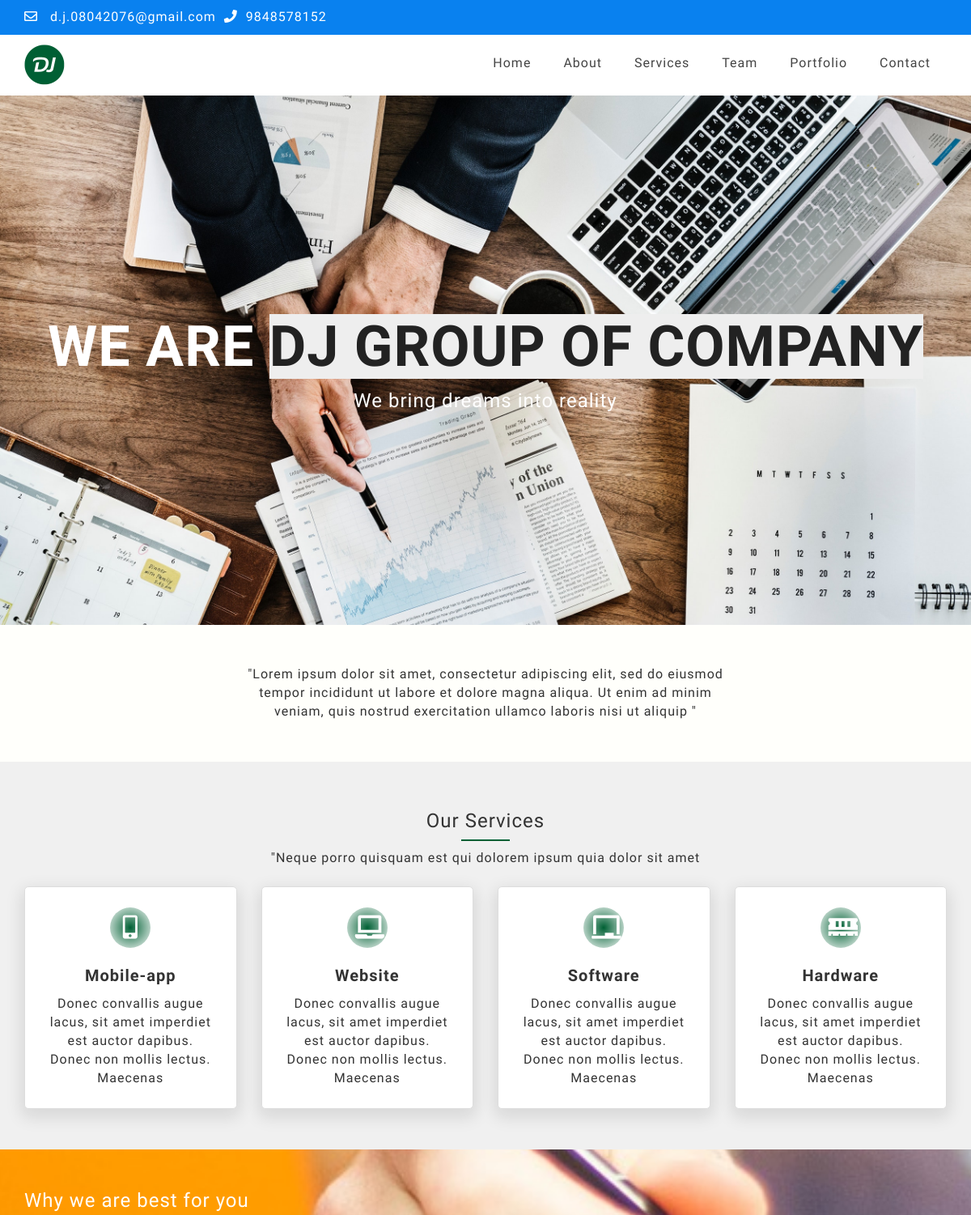
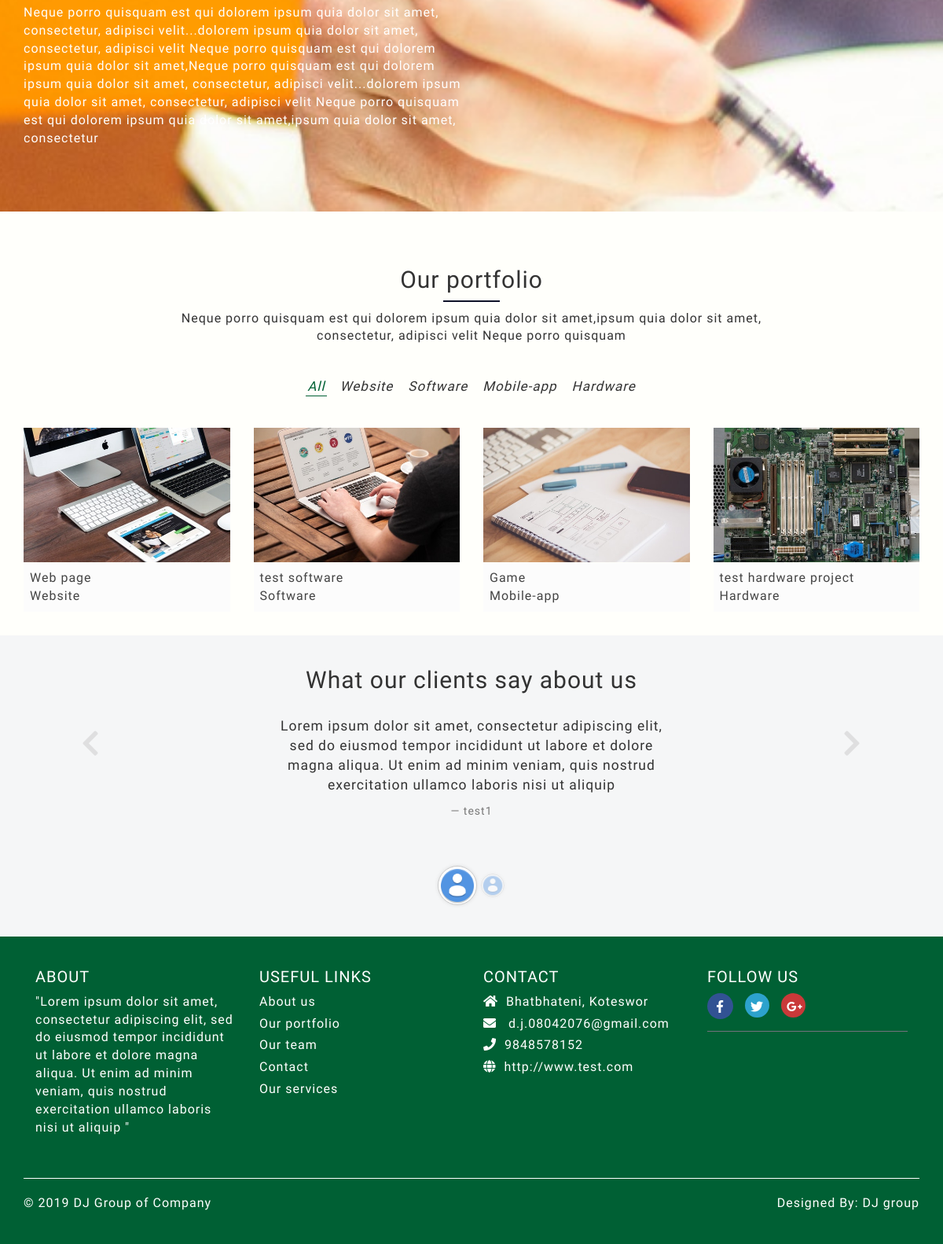
The page / on the database its author committed (2 pictures, top to bottom).
### djgroup/models.py (models this page shows, shortened)
class SiteSetting(models.Model):
    logo = models.ImageField(upload_to='sitesetting')
    number = models.IntegerField()
    email = models.EmailField()
    address = models.CharField(max_length=100)
    website = models.URLField()
    map_link = models.URLField()
    created = models.DateTimeField(auto_now_add=True)
    updated = models.DateTimeField(auto_now=True)
    class Meta:
        verbose_name_plural = 'Site Setting'
    def image_tag(self):
        if self.logo:
            return mark_safe('<img src="%s" style="width: 80px; height:80px;" />' % self.logo.url)
        else:
            return 'No Image Found'
    image_tag.short_description = 'Logo'

class Banner(models.Model):
    index = models.ImageField(upload_to='banners')
    about = models.ImageField(upload_to='banners')
    services = models.ImageField(upload_to='banners')
    team = models.ImageField(upload_to='banners')
    portfolio = models.ImageField(upload_to='banners')
    contact = models.ImageField(upload_to='banners')
    created = models.DateTimeField(auto_now_add=True)
    updated = models.DateTimeField(auto_now=True)
    class Meta:
        verbose_name_plural = 'Banners'
    def index_tag(self):
        if self.index:
            return mark_safe('<img src="%s" style="width: 80px; height:80px;" />' % self.index.url)
        else:
            return 'No Image Found'
    index_tag.short_description = 'Index Banner'
    def about_tag(self):
        if self.about:
            return mark_safe('<img src="%s" style="width: 80px; height:80px;" />' % self.about.url)
        else:
            return 'No Image Found'
    about_tag.short_description = 'About Banner'
    def services_tag(self):
        if self.services:
            return mark_safe('<img src="%s" style="width: 80px; height:80px;" />' % self.services.url)
        else:
            return 'No Image Found'
    services_tag.short_description = 'Services Banner'
    def team_tag(self):
        if self.team:
            return mark_safe('<img src="%s" style="width: 80px; height:80px;" />' % self.team.url)
        else:
            return 'No Image Found'
    team_tag.short_description = 'Team Banner'
    def portfolio_tag(self):
        if self.portfolio:
            return mark_safe('<img src="%s" style="width: 80px; height:80px;" />' % self.portfolio.url)
        else:
            return 'No Image Found'
    portfolio_tag.short_description = 'Portfolio Banner'
    def contact_tag(self):
        if self.contact:
            return mark_safe('<img src="%s" style="width: 80px; height:80px;" />' % self.contact.url)
        else:
            return 'No Image Found'
    contact_tag.short_description = 'Contact Banner'

class AboutUs(models.Model):
    description = models.TextField()
    mission = models.TextField()
    vision = models.TextField()
    strategy = models.TextField()
    goal = models.TextField()
    who_we_are = models.TextField()
    why_choose_us = models.TextField()
    what_we_do = models.TextField()
    how_we_work = models.TextField()
    best_for = models.TextField()
    bg_image = models.ImageField(upload_to='about', default=None)
    created = models.DateTimeField(auto_now_add=True)
    updated = models.DateTimeField(auto_now=True)
    class Meta:
        verbose_name_plural = 'About Us'

class ServiceType(models.Model):
    name = models.CharField(max_length=100)
    description = models.TextField()
    icon = models.CharField(max_length=100, default='fa fa-bars')
    created = models.DateTimeField(auto_now_add=True)
    updated = models.DateTimeField(auto_now=True)
    class Meta:
        verbose_name_plural = 'Types of services'

class Portfolio(models.Model):
    service_type = models.ForeignKey(ServiceType, on_delete=models.CASCADE)
    title = models.CharField(max_length=100)
    image = models.ImageField(upload_to='portfolio')
    created = models.DateTimeField(auto_now_add=True)
    updated = models.DateTimeField(auto_now=True)
    class Meta:
        verbose_name_plural = 'Portfolio of our work'
    def image_tag(self):
        if self.image:
            return mark_safe('<img src="%s" style="width: 80px; height:80px;" />' % self.image.url)
        else:
            return 'No Image Found'
    image_tag.short_description = 'Image'

class Testimonials(models.Model):
    name = models.CharField(max_length=100)
    description = models.TextField()
    created = models.DateTimeField(auto_now_add=True)
    updated = models.DateTimeField(auto_now=True)
    class Meta:
        verbose_name_plural = 'Testimonials of clients'

### djgroup/views.py (the view)
# urls.py: path('', views.index, name='index'),
def index(request):
    service_type = ServiceType.objects.all().order_by('-created')
    portfolio = Portfolio.objects.all().order_by('-created')
    testimonial = Testimonials.objects.all().order_by('-created')
    context = {'portfolios': portfolio,
               'service_types': service_type,
               'testimonials': testimonial}
    return render(request, 'djgroup/index.html', context)

### djgroup/context_processor.py (called while the page is built)
def site_setting(request):
    settings = SiteSetting.objects.all().order_by('-created')[0:1]
    abouts = AboutUs.objects.all().order_by('-created')[0:1]
    banners = Banner.objects.all().order_by('-created')[0:1]
    return {'settings': settings, 'abouts': abouts, 'banners': banners}

### templates/djgroup/index.html (shortened to what this page needs)
{% load static %}
<!DOCTYPE html>
<html>
<head>
	<link rel="stylesheet" href="https://use.fontawesome.com/releases/v5.3.1/css/all.css"
>
	<link rel="stylesheet" type="text/css" href="{% static 'css/bootstrap.min.css' %}">
	<link rel="stylesheet" type="text/css" href="{% static 'css/style.css' %}">
	<link rel="stylesheet" type="text/css" href="{% static 'css/animate.css' %}">
	<link rel="stylesheet" type="text/css" href="{% static 'css/cubeportfolio.min.css' %}">
	<link rel="stylesheet" type="text/css" href="{% static 'css/style1.css' %}">
	<link rel="stylesheet" type="text/css" href="{% static 'css/about.css' %}">
	<link rel="stylesheet" type="text/css" href="{% static 'css/team.css' %}">
	<link rel="stylesheet" type="text/css" href="{% static 'css/service.css' %}">
	<link rel="stylesheet" type="text/css" href="{% static 'css/portfolio.css' %}">
	<link rel="stylesheet" type="text/css" href="{% static 'css/responsive.css' %}">
	<link rel="stylesheet" type="text/css" href="{% static 'css/contact.css' %}">
</head>
<body>
	<header>
		<div class="header-top">
			<div class="container">
				<div class="row">
					<div class="ht-left">
						<div class="col-lg-6 col-md-6 col-sm-12 col-xs-12">
							<ul class="pull-left top-contact">
								{% for setting in settings %}
								<li><i class="far fa-envelope"></i><a href="mailto:{{ setting.email }}">
										{{ setting.email }}</a></li>
								<li><i class="fas fa-phone"></i>{{ setting.number }}</li>
							</ul>
							{% endfor %}
						</div>
					</div>
					<div class="col-lg-6 col-md-6 col-sm-6 col-xs-12">
					</div>
				</div>
			</div>
		</div>
		<div class="header-bottom">
			<div class="container">
				{% for setting in settings %}
				<div class="logo"><a href="{% url 'djgroup:index' %}"><img src="/media/{{ setting.logo }}"></a></div>
				{% endfor %}
				<nav>
					<ul>
						<li><a href="{% url 'djgroup:index' %}">Home</a></li>
						<li><a href="{% url 'djgroup:about' %}">About</a></li>
						<li class="sub-menu"><a href="{% url 'djgroup:service' %}">Services</a>
						</li>
						<li><a href="{% url 'djgroup:team' %}">Team</a></li>
						<li><a href="{% url 'djgroup:portfolio' %}">Portfolio</a>
						</li>
						<li><a href="{% url 'djgroup:contact' %}">Contact</a></li>
					</ul>
				</nav>
			</div>
		</div>
	</header>
	{% block content %}
	{% for banner in banners %}
	<div class="slide-text" style="background-image: url('/media/{{ banner.index }}');">
		{% endfor %}
		<div class="container">
			<h1 class="cd-headline letters type">
				<span>We are</span>
				<span class="cd-words-wrapper">
					<b class="is-visible">DJ Group of Company</b>
				</span>
			</h1>
			<p>We bring dreams into reality</p>
		</div>
	</div>
	<section class="about-us wow fadeInUp" data-wow-duration="2s" data-wow-delay="2s">
		{% for about in abouts %}
		<p>{{ about.description }}</p>
		{% endfor %}
	</section>
	<section class="service wow fadeInUp" data-wow-offset="3" data-wow-iteration="1">
		<h3>Our Services</h3>
		<div class="service-line"></div>
		<p>"Neque porro quisquam est qui dolorem ipsum quia dolor sit amet</p>
		<br>
		<div class="container">
			<div class="row">
				{% for service_type in service_types %}
				<div class="col-lg-3 col-md-3 col-sm-6 col-xs-12">
					<div class="service-box">
						<div class="service-icon"><i class="{{ service_type.icon }}"></i></div>
						<div class="service-title">{{ service_type.name }}</div>
						<div class="service-text">{{ service_type.description }}</div>
					</div>
				</div>
				{% endfor %}
			</div>
		</div>
	</section>
	<section class="why-us">
		<div class="container">
			<div class="why-content">
				<h3 class="why-title">Why we are best for you</h3>
				{% for about in abouts %}
				<div class="why-text">{{ about.best_for }}</div>
				{% endfor %}
			</div>
		</div>
	</section>
	<section class="project">
		<div class="container content-md">
			<div class="text-center">
				<h2>Our portfolio</h2>
				<div class="portfolio-line"></div>
				<p>Neque porro quisquam est qui dolorem ipsum quia dolor sit amet,ipsum quia dolor sit amet,
					consectetur, adipisci velit Neque porro quisquam</p>
			</div>
			<div class="sorting-block">
				<div class="content-xs">
					<ul class="sorting-nav sorting-nav-v1 text-center">
						<li class="filter" data-filter="all">All</li>
						{% for portfolio in portfolios %}
						<li class="filter" data-filter="{{ portfolio.service_type.name }}">
							{{ portfolio.service_type.name }}
						</li>
						{% endfor %}
					</ul>
				</div>
				<ul class="row sorting-grid">
					{% for portfolio in portfolios %}
					<li class="col-md-3 col-sm-6 col-xs-12 mix {{ portfolio.service_type.name }}">
						<a href="#">
							<img class="img-responsive" src="/media/{{ portfolio.image }}" alt="">
							<span class="sorting-cover">
								<span>{{ portfolio.title }}</span>
								<p>{{ portfolio.service_type.name }}</p>
							</span>
						</a>
					</li>
					{% endfor %}
				</ul>
			</div>
		</div>
	</section>
	<section class="testimonial">
		<div class="container">
			<div class="row">
				<h2 class="client-title">What our clients say about us</h2>
				<div class="col-md-12">
					<div class="carousel slide" data-ride="carousel" id="quote-carousel">
						<div class="carousel-inner text-center">
							{% for testimonial in testimonials %}
							{% if forloop.counter == 1 %}
							<div class="item active">
								<blockquote>
									<div class="row">
										<div class="col-sm-8 col-sm-offset-2">
											<p>{{testimonial.description}} </p>
											<small>{{testimonial.name}}</small>
										</div>
									</div>
								</blockquote>
							</div>
							{% endif %}
							{% endfor %}
						</div>
						<ol class="carousel-indicators">
							{% for testimonial in testimonials %}
							{% if forloop.counter0 == 0 %}
							<li data-target="#quote-carousel" data-slide-to="{{ forloop.counter0 }}" class="active"><img
									class="img-responsive " src="{% static 'img/testimonial.png' %}" alt="">
							</li>
							{% else %}
							<li data-target="#quote-carousel" data-slide-to="{{ forloop.counter0 }}"><img
									class="img-responsive" src="{% static 'img/testimonial.png' %}" alt="">
							</li>
							{% endif %}
							{% endfor %}
						</ol>
						<a data-slide="prev" href="#quote-carousel" class="left carousel-control"><i
								class="fa fa-chevron-left"></i></a>
						<a data-slide="next" href="#quote-carousel" class="right carousel-control"><i
								class="fa fa-chevron-right"></i></a>
					</div>
				</div>
			</div>
		</div>
	</section>
	{% endblock %}
	<footer>
		<div class="footer-upper">
			<div class="container">
				<div class="footer-part">
					<div class="col-lg-3 col-md-3 col-sm-6 col-xs-12 footer-div">
						<div class="footer-block information">
							<h4 class="title">About</h4>
							{% for about in abouts %}
							<p>{{ about.description }}</p>
							{% endfor %}
						</div>
					</div>
					<div class="col-lg-3 col-md-3 col-sm-6 col-xs-12 footer-div">
						<div class="footer-block information">
							<h4 class="title">Useful links</h4>
							<ul class="list">
								<li class="ft-item"><a href="{% url 'djgroup:about' %}">About us</a></li>
								<li class="ft-item"><a href="{% url 'djgroup:portfolio' %}">Our portfolio</a></li>
								<li class="ft-item"><a href="{% url 'djgroup:team' %}">Our team</a></li>
								<li class="ft-item"><a href="{% url 'djgroup:contact' %}">Contact</a></li>
								<li class="ft-item"><a href="{% url 'djgroup:service' %}">Our services</a></li>
							</ul>
						</div>
					</div>
					<div class="col-lg-3 col-md-3 col-sm-6 col-xs-12 footer-div">
						<div class="footer-block information">
							<h4 class="title">Contact</h4>
							<ul class="list">
								{% for setting in settings %}
								<li class="ft-item"><i class="fa fa-home" aria-hidden="true"></i>{{setting.address}}
								</li>
								<li class="ft-item"><i class="fa fa-envelope" aria-hidden="true"></i>
									<a href="mailto:{{ setting.email }}">
										{{ setting.email }}</a>
								</li>
								<li class="ft-item"><i class="fa fa-phone" aria-hidden="true"></i>{{setting.number}}
								</li>
								<li class="ft-item"><i class="fa fa-globe" aria-hidden="true"></i><a
										href="">{{setting.website}}</a></li>
							</ul>
							{% endfor %}
						</div>
					</div>
					<div class="col-lg-3 col-md-3 col-sm-6 col-xs-12 footer-div">
						<div class="footer-term">
							<h4 class="title">Follow us</h4>
							<ul class="networks">
								<li><a href=""><i class="fab fa-facebook-f"></i></a></li>
								<li><a href=""><i class="fab fa-twitter"></i></a></li>
								<li><a href=""><i class="fab fa-google-plus-g"></i></a></li>
							</ul>
						</div>
					</div>
				</div>
				<div class="footer-bottom">
					<div class="row">
						<div class="col-lg-6 col-md-6 col-sm-6 col-xs-12">
							<div class="ft-left">
								<p>© 2019 DJ Group of Company</p>
							</div>
						</div>
						<div class="col-lg-6 col-md-6 col-sm-6 col-xs-12">
							<div class="ft-right">
								<p>Designed By: <a href="">DJ group</a></p>
							</div>
						</div>
					</div>
				</div>
			</div>
		</div>
	</footer>
</body>
</html>

### djgroup/static/css/portfolio.css (style rules this page uses)
.sorting-block .sorting-grid .mix a { color: #444; }
.sorting-block ul { padding: 0; }
.sorting-block .sorting-nav { margin-bottom: 40px; }
.sorting-block .sorting-nav li { padding: 0 2px; font-size: 14px; cursor: pointer; list-style: none; display: inline-block; }
.sorting-block .sorting-nav li.active { color: #006034; border-bottom: solid 1px #006034; }
.sorting-block .sorting-nav-v1 li { margin: 0 5px; font-size: 17px; font-style: italic; }
.sorting-block .sorting-grid { list-style: none; }
.sorting-block .sorting-grid .mix { opacity: 0; display: none; margin-bottom: 30px; }
.sorting-block .sorting-grid li .sorting-cover { padding: 8px; display: block; margin-top: 1px; background: #fcfcfc; }
.sorting-block .sorting-grid li .sorting-cover p { margin-bottom: 0; }
.sorting-block .sorting-grid li .sorting-cover span { font-size: 16px; }

### rows shown on the page
SiteSetting: email "d.j.08042076@gmail.com", number "9848578152", logo (picture), address "Bhatbhateni, Koteswor", website "http://www.test.com"
Banner: index (picture)
AboutUs: description "\"Lorem ipsum dolor sit amet, consectetur adipiscing elit, sed do eiusmod tempor incididunt ut labore et dolore magna aliqua. Ut enim ad minim veniam, quis nostrud exercitation ullamco laboris nisi ut aliquip \"", best_for "Neque porro quisquam est qui dolorem ipsum quia dolor sit amet, consectetur, adipisci velit...dolorem ipsum quia dolor sit amet, consectetur, adipisci velit Neque porro quisquam est qui dolorem ipsum quia dolor sit amet,Neque porro quisquam est qui dolorem ipsum quia dolor sit amet, consectetur, adipisci velit...dolorem ipsum quia dolor sit amet, consectetur, adipisci velit Neque porro quisquam est qui dolorem ipsum quia dolor sit amet,ipsum quia dolor sit amet, consectetur"
ServiceType: name "Mobile-app", description "Donec convallis augue lacus, sit amet imperdiet est auctor dapibus. Donec non mollis lectus. Maecenas"
ServiceType: name "Website", description "Donec convallis augue lacus, sit amet imperdiet est auctor dapibus. Donec non mollis lectus. Maecenas"
ServiceType: name "Software", description "Donec convallis augue lacus, sit amet imperdiet est auctor dapibus. Donec non mollis lectus. Maecenas"
ServiceType: name "Hardware", description "Donec convallis augue lacus, sit amet imperdiet est auctor dapibus. Donec non mollis lectus. Maecenas"
Portfolio: service_type.name "Website", image (picture), title "Web page"
Portfolio: service_type.name "Software", image (picture), title "test software"
Portfolio: service_type.name "Mobile-app", image (picture), title "Game"
Portfolio: service_type.name "Hardware", image (picture), title "test hardware project"
Testimonials: description "Lorem ipsum dolor sit amet, consectetur adipiscing elit, sed do eiusmod tempor incididunt ut labore et dolore magna aliqua. Ut enim ad minim veniam, quis nostrud exercitation ullamco laboris nisi ut aliquip", name "test1"
